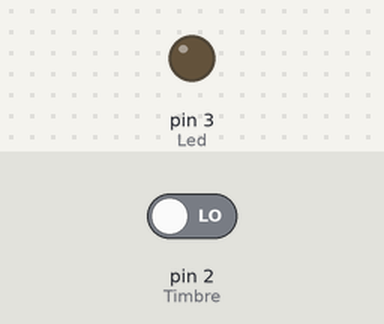
Bench run of a sketch on a simulated Arduino Uno, built with avr-gcc and run on an emulated ATmega328P. Shown: output pins drawn as LEDs (lit = HIGH). Inputs (shaded band) come from the test bench; at power-on: pin 2 (Timbre) LOW.

Above: at 1.2 s.
1.3 s: pin 2 (Timbre) driven HIGH
At 2.5 s:
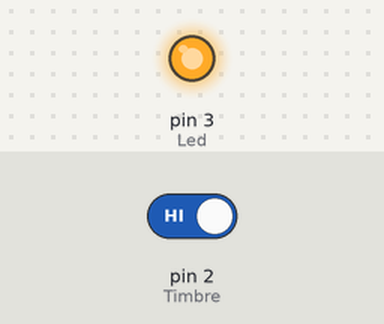
Timing chart, 0 to 4.3 s (numbered marks = the images above; inputs shaded):
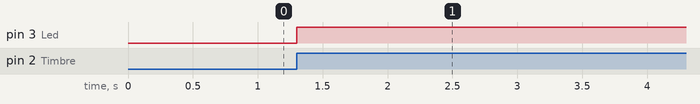

Measured:
- after the input at 1.3 s, pin 3 (Led): LOW → HIGH at once

The sketch:

S1_Reto1.ino
```cpp
//RETO 1 TIMBRE

int Timbre = 2;    // Pin botón on
int Led =  3;      // Pin led

// variables
int Estado = 0;    // variable for reading the pushbutton status


void setup() {
  // Iniciar led como output
  pinMode(Led, OUTPUT);
  // Iniciar botones como input
  pinMode(Timbre, INPUT);
  }

void loop() {
  // Leer estado
  Estado = digitalRead(Timbre);

  // check if the pushbutton is pressed.
   if (Estado == HIGH) {
    // Encender Led
    digitalWrite(Led, HIGH);
   if (Estado == LOW) {
    // Encender Led
    digitalWrite(Led,     LOW);
       }
    }
   }
```
